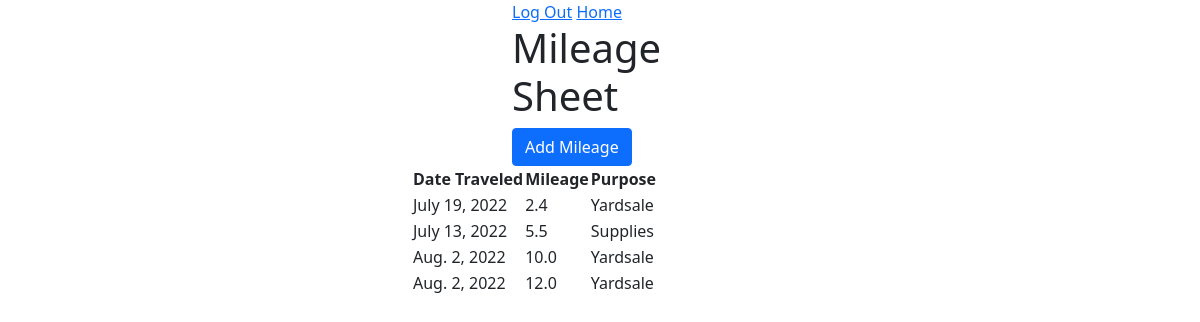
The app's page /mileage_sheet (signed in) with its own data.
### main/models.py (models this page shows)
class Mileage(models.Model):
  travel_date = models.CharField(max_length=100)
  mileage = models.CharField(max_length=50)
  purpose = models.CharField(max_length=100)
  uploaded_by = models.ForeignKey(User, related_name="mileage_uploaded", on_delete = models.CASCADE)
  created_at = models.DateTimeField(auto_now_add=True)
  updated_at = models.DateTimeField(auto_now=True)
  objects = MileageManager()

### main/views.py (the view)
# urls.py: path('mileage_sheet', views.mileage_sheet),
def mileage_sheet(request):
  context = {
    'user' : User.objects.get(id = request.session['user_id']),
    'mileages' : Mileage.objects.all()
  }
  return render(request, 'mileage_sheet.html', context)

### main/templates/mileage_sheet.html (shortened to what this page needs)
<!DOCTYPE html>
<html lang="en">
<head>
    <link href="https://cdn.jsdelivr.net/npm/bootstrap@5.0.2/dist/css/bootstrap.min.css" rel="stylesheet">
</head>
<body>
    <div class="container-fluid">
        <div class="row justify-content-center">
            <div class="col-md-2">
                <a href="/logout">Log Out</a>
                <a href="/dashboard">Home</a>
                <h1>Mileage Sheet</h1>
                <a class="btn btn-primary" href="/add_mileage" role="button">Add Mileage</a>
            </div>
        </div>
        <div class="row justify-content-center">
            <div class="col-md-4">
                <table>
                    <thead>
                        <th>Date Traveled</th>
                        <th>Mileage</th>
                        <th>Purpose</th>
                    </thead>
                    <tbody>
                        {% for mileage in mileages %}
                        {% if user.id == mileage.uploaded_by.id%}
                        <tr>
                            <td>{{mileage.travel_date}}</td>
                            <td>{{mileage.mileage}}</td>
                            <td>{{mileage.purpose}}</td>
                        </tr>
                        {% endif %}
                        {% endfor %}
                      </tbody>
                </table>
            </div>
        </div>
    </div>
</body>
</html>

### records on screen
Mileage: travel_date "July 19, 2022", mileage "2.4", purpose "Yardsale"
Mileage: travel_date "July 13, 2022", mileage "5.5", purpose "Supplies"
Mileage: travel_date "Aug. 2, 2022", mileage "10.0", purpose "Yardsale"
Mileage: travel_date "Aug. 2, 2022", mileage "12.0", purpose "Yardsale"
